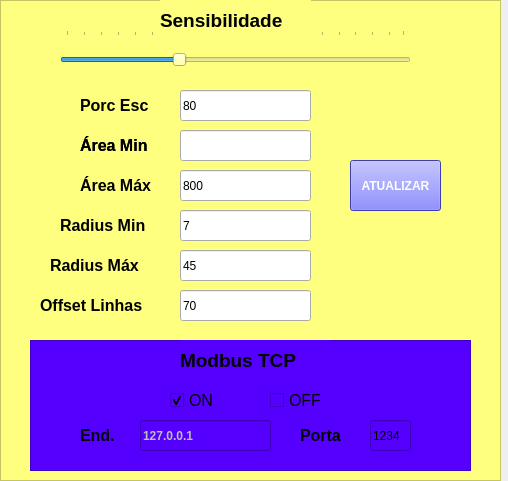
<?xml version="1.0" encoding="UTF-8"?>
<ui version="4.0">
 <class>MainWindow</class>
 <widget class="QMainWindow" name="MainWindow">
  <property name="windowModality">
   <enum>Qt::ApplicationModal</enum>
  </property>
  <property name="geometry">
   <rect>
    <x>0</x>
    <y>0</y>
    <width>508</width>
    <height>481</height>
   </rect>
  </property>
  <property name="windowTitle">
   <string>Ajustes Variáveis</string>
  </property>
  <widget class="QWidget" name="centralwidget">
   <widget class="QLabel" name="label_8">
    <property name="geometry">
     <rect>
      <x>80</x>
      <y>160</y>
      <width>91</width>
      <height>51</height>
     </rect>
    </property>
    <property name="font">
     <font>
      <family>Arial</family>
      <pointsize>12</pointsize>
      <weight>75</weight>
      <bold>true</bold>
     </font>
    </property>
    <property name="text">
     <string>Área Máx</string>
    </property>
   </widget>
   <widget class="QLineEdit" name="lineEdit2">
    <property name="geometry">
     <rect>
      <x>180</x>
      <y>130</y>
      <width>131</width>
      <height>31</height>
     </rect>
    </property>
    <property name="text">
     <string/>
    </property>
   </widget>
   <widget class="QLabel" name="label_11">
    <property name="geometry">
     <rect>
      <x>40</x>
      <y>280</y>
      <width>131</width>
      <height>51</height>
     </rect>
    </property>
    <property name="font">
     <font>
      <family>Arial</family>
      <pointsize>12</pointsize>
      <weight>75</weight>
      <bold>true</bold>
     </font>
    </property>
    <property name="text">
     <string>Offset Linhas</string>
    </property>
   </widget>
   <widget class="QLineEdit" name="lineEdit_2">
    <property name="geometry">
     <rect>
      <x>180</x>
      <y>250</y>
      <width>131</width>
      <height>31</height>
     </rect>
    </property>
    <property name="text">
     <string>45</string>
    </property>
   </widget>
   <widget class="QLineEdit" name="lineEdit">
    <property name="geometry">
     <rect>
      <x>180</x>
      <y>170</y>
      <width>131</width>
      <height>31</height>
     </rect>
    </property>
    <property name="text">
     <string>800</string>
    </property>
   </widget>
   <widget class="QLabel" name="label_9">
    <property name="geometry">
     <rect>
      <x>50</x>
      <y>240</y>
      <width>111</width>
      <height>51</height>
     </rect>
    </property>
    <property name="font">
     <font>
      <family>Arial</family>
      <pointsize>12</pointsize>
      <weight>75</weight>
      <bold>true</bold>
     </font>
    </property>
    <property name="text">
     <string>Radius Máx</string>
    </property>
   </widget>
   <widget class="QFrame" name="frame">
    <property name="enabled">
     <bool>true</bool>
    </property>
    <property name="geometry">
     <rect>
      <x>0</x>
      <y>0</y>
      <width>501</width>
      <height>481</height>
     </rect>
    </property>
    <property name="styleSheet">
     <string notr="true">background-color: rgb(255, 255, 127);</string>
    </property>
    <property name="frameShape">
     <enum>QFrame::StyledPanel</enum>
    </property>
    <property name="frameShadow">
     <enum>QFrame::Raised</enum>
    </property>
    <widget class="QFrame" name="frame_3">
     <property name="enabled">
      <bool>true</bool>
     </property>
     <property name="geometry">
      <rect>
       <x>30</x>
       <y>340</y>
       <width>441</width>
       <height>131</height>
      </rect>
     </property>
     <property name="styleSheet">
      <string notr="true">background-color: rgb(85, 0, 255);</string>
     </property>
     <property name="frameShape">
      <enum>QFrame::StyledPanel</enum>
     </property>
     <property name="frameShadow">
      <enum>QFrame::Raised</enum>
     </property>
     <widget class="QLabel" name="label_6">
      <property name="geometry">
       <rect>
        <x>150</x>
        <y>-20</y>
        <width>151</width>
        <height>81</height>
       </rect>
      </property>
      <property name="font">
       <font>
        <family>Arial</family>
        <pointsize>14</pointsize>
        <weight>75</weight>
        <bold>true</bold>
       </font>
      </property>
      <property name="text">
       <string>Modbus TCP</string>
      </property>
     </widget>
     <widget class="QCheckBox" name="checkBox_2">
      <property name="geometry">
       <rect>
        <x>240</x>
        <y>50</y>
        <width>81</width>
        <height>21</height>
       </rect>
      </property>
      <property name="font">
       <font>
        <family>Arial</family>
        <pointsize>12</pointsize>
       </font>
      </property>
      <property name="text">
       <string>OFF</string>
      </property>
     </widget>
     <widget class="QCheckBox" name="checkBox">
      <property name="geometry">
       <rect>
        <x>140</x>
        <y>50</y>
        <width>81</width>
        <height>21</height>
       </rect>
      </property>
      <property name="font">
       <font>
        <family>Arial</family>
        <pointsize>12</pointsize>
       </font>
      </property>
      <property name="text">
       <string>ON</string>
      </property>
      <property name="checked">
       <bool>true</bool>
      </property>
     </widget>
     <widget class="QLabel" name="label_14">
      <property name="geometry">
       <rect>
        <x>270</x>
        <y>70</y>
        <width>51</width>
        <height>51</height>
       </rect>
      </property>
      <property name="font">
       <font>
        <family>Arial</family>
        <pointsize>12</pointsize>
        <weight>75</weight>
        <bold>true</bold>
       </font>
      </property>
      <property name="text">
       <string>Porta</string>
      </property>
     </widget>
     <widget class="QLineEdit" name="lineEdit2_4">
      <property name="enabled">
       <bool>false</bool>
      </property>
      <property name="geometry">
       <rect>
        <x>110</x>
        <y>80</y>
        <width>131</width>
        <height>31</height>
       </rect>
      </property>
      <property name="font">
       <font>
        <weight>75</weight>
        <bold>true</bold>
       </font>
      </property>
      <property name="text">
       <string>127.0.0.1</string>
      </property>
     </widget>
     <widget class="QLineEdit" name="lineEdit2_3">
      <property name="geometry">
       <rect>
        <x>340</x>
        <y>80</y>
        <width>41</width>
        <height>31</height>
       </rect>
      </property>
      <property name="text">
       <string>1234</string>
      </property>
     </widget>
     <widget class="QLabel" name="label_13">
      <property name="geometry">
       <rect>
        <x>50</x>
        <y>70</y>
        <width>51</width>
        <height>51</height>
       </rect>
      </property>
      <property name="font">
       <font>
        <family>Arial</family>
        <pointsize>12</pointsize>
        <weight>75</weight>
        <bold>true</bold>
       </font>
      </property>
      <property name="text">
       <string>End.</string>
      </property>
     </widget>
     <zorder>label_6</zorder>
     <zorder>checkBox_2</zorder>
     <zorder>checkBox</zorder>
     <zorder>label_14</zorder>
     <zorder>lineEdit2_3</zorder>
     <zorder>label_13</zorder>
     <zorder>lineEdit2_4</zorder>
    </widget>
    <widget class="QPushButton" name="pushButton_3">
     <property name="enabled">
      <bool>true</bool>
     </property>
     <property name="geometry">
      <rect>
       <x>350</x>
       <y>160</y>
       <width>91</width>
       <height>51</height>
      </rect>
     </property>
     <property name="font">
      <font>
       <weight>75</weight>
       <bold>true</bold>
      </font>
     </property>
     <property name="styleSheet">
      <string notr="true">background-color: rgb(85, 85, 255);
color: rgb(255, 255, 255);</string>
     </property>
     <property name="text">
      <string>ATUALIZAR</string>
     </property>
    </widget>
    <widget class="QSlider" name="horizontalSlider">
     <property name="geometry">
      <rect>
       <x>60</x>
       <y>30</y>
       <width>351</width>
       <height>51</height>
      </rect>
     </property>
     <property name="font">
      <font>
       <weight>50</weight>
       <bold>false</bold>
      </font>
     </property>
     <property name="tabletTracking">
      <bool>false</bool>
     </property>
     <property name="autoFillBackground">
      <bool>false</bool>
     </property>
     <property name="inputMethodHints">
      <set>Qt::ImhNone</set>
     </property>
     <property name="value">
      <number>33</number>
     </property>
     <property name="orientation">
      <enum>Qt::Horizontal</enum>
     </property>
     <property name="invertedAppearance">
      <bool>false</bool>
     </property>
     <property name="invertedControls">
      <bool>false</bool>
     </property>
     <property name="tickPosition">
      <enum>QSlider::TicksAbove</enum>
     </property>
     <property name="tickInterval">
      <number>5</number>
     </property>
    </widget>
    <widget class="QLabel" name="label_5">
     <property name="geometry">
      <rect>
       <x>160</x>
       <y>0</y>
       <width>151</width>
       <height>41</height>
      </rect>
     </property>
     <property name="font">
      <font>
       <family>Arial</family>
       <pointsize>14</pointsize>
       <weight>75</weight>
       <bold>true</bold>
      </font>
     </property>
     <property name="text">
      <string>Sensibilidade</string>
     </property>
    </widget>
   </widget>
   <widget class="QLabel" name="label_7">
    <property name="geometry">
     <rect>
      <x>80</x>
      <y>120</y>
      <width>91</width>
      <height>51</height>
     </rect>
    </property>
    <property name="font">
     <font>
      <family>Arial</family>
      <pointsize>12</pointsize>
      <weight>75</weight>
      <bold>true</bold>
     </font>
    </property>
    <property name="text">
     <string>Área Min</string>
    </property>
   </widget>
   <widget class="QLineEdit" name="lineEdit_3">
    <property name="geometry">
     <rect>
      <x>180</x>
      <y>290</y>
      <width>131</width>
      <height>31</height>
     </rect>
    </property>
    <property name="text">
     <string>70</string>
    </property>
   </widget>
   <widget class="QLabel" name="label_10">
    <property name="geometry">
     <rect>
      <x>60</x>
      <y>200</y>
      <width>111</width>
      <height>51</height>
     </rect>
    </property>
    <property name="font">
     <font>
      <family>Arial</family>
      <pointsize>12</pointsize>
      <weight>75</weight>
      <bold>true</bold>
     </font>
    </property>
    <property name="text">
     <string>Radius Min</string>
    </property>
   </widget>
   <widget class="QLineEdit" name="lineEdit2_2">
    <property name="geometry">
     <rect>
      <x>180</x>
      <y>210</y>
      <width>131</width>
      <height>31</height>
     </rect>
    </property>
    <property name="text">
     <string>7</string>
    </property>
   </widget>
   <widget class="QLabel" name="label_12">
    <property name="geometry">
     <rect>
      <x>80</x>
      <y>120</y>
      <width>91</width>
      <height>51</height>
     </rect>
    </property>
    <property name="font">
     <font>
      <family>Arial</family>
      <pointsize>12</pointsize>
      <weight>75</weight>
      <bold>true</bold>
     </font>
    </property>
    <property name="text">
     <string>Área Min</string>
    </property>
   </widget>
   <widget class="QLineEdit" name="lineEdit2_5">
    <property name="geometry">
     <rect>
      <x>180</x>
      <y>90</y>
      <width>131</width>
      <height>31</height>
     </rect>
    </property>
    <property name="text">
     <string>80</string>
    </property>
   </widget>
   <widget class="QLabel" name="label_15">
    <property name="geometry">
     <rect>
      <x>80</x>
      <y>80</y>
      <width>91</width>
      <height>51</height>
     </rect>
    </property>
    <property name="font">
     <font>
      <family>Arial</family>
      <pointsize>12</pointsize>
      <weight>75</weight>
      <bold>true</bold>
     </font>
    </property>
    <property name="text">
     <string>Porc Esc</string>
    </property>
   </widget>
   <zorder>frame</zorder>
   <zorder>label_8</zorder>
   <zorder>lineEdit2</zorder>
   <zorder>label_11</zorder>
   <zorder>lineEdit_2</zorder>
   <zorder>lineEdit</zorder>
   <zorder>label_9</zorder>
   <zorder>label_7</zorder>
   <zorder>lineEdit_3</zorder>
   <zorder>label_10</zorder>
   <zorder>lineEdit2_2</zorder>
   <zorder>label_12</zorder>
   <zorder>lineEdit2_5</zorder>
   <zorder>label_15</zorder>
  </widget>
 </widget>
 <resources/>
 <connections/>
</ui>
